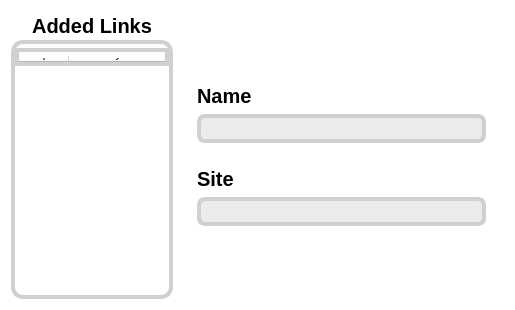
<?xml version="1.0" encoding="UTF-8"?>
<ui version="4.0">
 <class>HPELinkDialogForm</class>
 <widget class="QWidget" name="HPELinkDialogForm">
  <property name="geometry">
   <rect>
    <x>0</x>
    <y>0</y>
    <width>515</width>
    <height>310</height>
   </rect>
  </property>
  <property name="font">
   <font>
    <pointsize>15</pointsize>
   </font>
  </property>
  <property name="windowTitle">
   <string>Form</string>
  </property>
  <property name="styleSheet">
   <string notr="true">background-color: rgb(255, 255, 255);</string>
  </property>
  <layout class="QHBoxLayout" name="horizontalLayout" stretch="1,2">
   <item>
    <widget class="QWidget" name="addedLinksWidget" native="true">
     <property name="styleSheet">
      <string notr="true">QTableWidget {
	border-radius: 8px;
	selection-background-color: rgb(235, 235, 235);
}

QScrollBar:horizontal {
	height: 0px;
}</string>
     </property>
     <layout class="QVBoxLayout" name="verticalLayout_4" stretch="1,9">
      <property name="spacing">
       <number>0</number>
      </property>
      <property name="leftMargin">
       <number>0</number>
      </property>
      <property name="topMargin">
       <number>0</number>
      </property>
      <property name="rightMargin">
       <number>0</number>
      </property>
      <property name="bottomMargin">
       <number>0</number>
      </property>
      <item>
       <widget class="QLabel" name="addedLinksLabel">
        <property name="font">
         <font>
          <pointsize>15</pointsize>
          <bold>true</bold>
         </font>
        </property>
        <property name="text">
         <string>Added Links</string>
        </property>
        <property name="alignment">
         <set>Qt::AlignCenter</set>
        </property>
       </widget>
      </item>
      <item>
       <widget class="QTableWidget" name="linksList">
        <property name="sizePolicy">
         <sizepolicy hsizetype="Preferred" vsizetype="Preferred">
          <horstretch>0</horstretch>
          <verstretch>0</verstretch>
         </sizepolicy>
        </property>
        <property name="acceptDrops">
         <bool>true</bool>
        </property>
        <property name="styleSheet">
         <string notr="true">border: 4px solid rgb(208, 208, 208);
border-radius: 12px;
padding-top: 4px;</string>
        </property>
        <property name="frameShape">
         <enum>QFrame::NoFrame</enum>
        </property>
        <property name="frameShadow">
         <enum>QFrame::Plain</enum>
        </property>
        <property name="lineWidth">
         <number>0</number>
        </property>
        <property name="autoScrollMargin">
         <number>0</number>
        </property>
        <property name="editTriggers">
         <set>QAbstractItemView::NoEditTriggers</set>
        </property>
        <property name="gridStyle">
         <enum>Qt::DashLine</enum>
        </property>
        <property name="cornerButtonEnabled">
         <bool>false</bool>
        </property>
        <property name="columnCount">
         <number>2</number>
        </property>
        <attribute name="horizontalHeaderDefaultSectionSize">
         <number>50</number>
        </attribute>
        <attribute name="horizontalHeaderStretchLastSection">
         <bool>true</bool>
        </attribute>
        <attribute name="verticalHeaderVisible">
         <bool>false</bool>
        </attribute>
        <attribute name="verticalHeaderStretchLastSection">
         <bool>true</bool>
        </attribute>
        <column/>
        <column/>
       </widget>
      </item>
     </layout>
    </widget>
   </item>
   <item>
    <widget class="QWidget" name="linkAddingPanel" native="true">
     <layout class="QVBoxLayout" name="verticalLayout">
      <item>
       <spacer name="verticalSpacerUp">
        <property name="orientation">
         <enum>Qt::Vertical</enum>
        </property>
        <property name="sizeHint" stdset="0">
         <size>
          <width>20</width>
          <height>40</height>
         </size>
        </property>
       </spacer>
      </item>
      <item>
       <widget class="QWidget" name="nameAlteringWidget" native="true">
        <layout class="QVBoxLayout" name="verticalLayout_2">
         <item>
          <widget class="QLabel" name="nameLabel">
           <property name="font">
            <font>
             <pointsize>15</pointsize>
             <bold>true</bold>
            </font>
           </property>
           <property name="text">
            <string>Name</string>
           </property>
          </widget>
         </item>
         <item>
          <widget class="QLineEdit" name="nameEdit">
           <property name="styleSheet">
            <string notr="true">border: 4px solid rgb(208, 208, 208);
border-radius: 8px;
padding: 0 4px;
selection-background-color: lightgray;
font-size: 16px;
background-color: rgb(235, 235, 235);</string>
           </property>
           <property name="frame">
            <bool>false</bool>
           </property>
          </widget>
         </item>
        </layout>
       </widget>
      </item>
      <item>
       <widget class="QWidget" name="siteAlteringWidget" native="true">
        <layout class="QVBoxLayout" name="verticalLayout_3">
         <item>
          <widget class="QLabel" name="siteLabel">
           <property name="font">
            <font>
             <pointsize>15</pointsize>
             <bold>true</bold>
            </font>
           </property>
           <property name="text">
            <string>Site</string>
           </property>
          </widget>
         </item>
         <item>
          <widget class="QLineEdit" name="siteEdit">
           <property name="styleSheet">
            <string notr="true">border: 4px solid rgb(208, 208, 208);
border-radius: 8px;
padding: 0 4px;
selection-background-color: lightgray;
font-size: 16px;
background-color: rgb(235, 235, 235);</string>
           </property>
           <property name="frame">
            <bool>false</bool>
           </property>
          </widget>
         </item>
        </layout>
       </widget>
      </item>
      <item>
       <spacer name="verticalSpacerDown">
        <property name="orientation">
         <enum>Qt::Vertical</enum>
        </property>
        <property name="sizeHint" stdset="0">
         <size>
          <width>20</width>
          <height>40</height>
         </size>
        </property>
       </spacer>
      </item>
     </layout>
    </widget>
   </item>
  </layout>
 </widget>
 <resources/>
 <connections/>
</ui>
